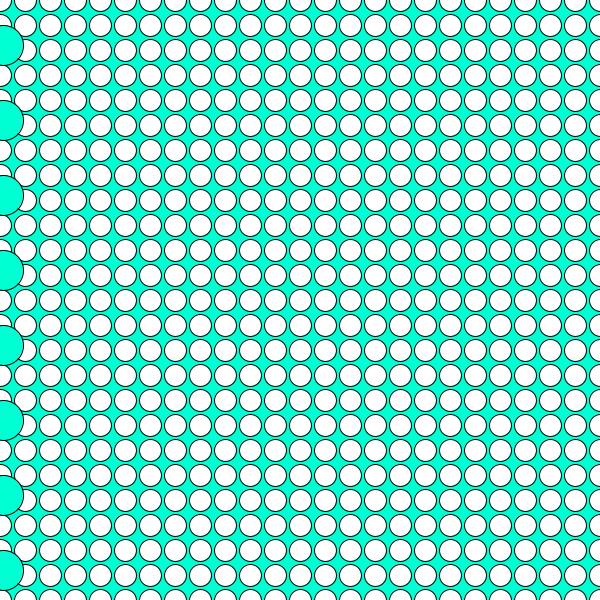
Frame 1 (no input)
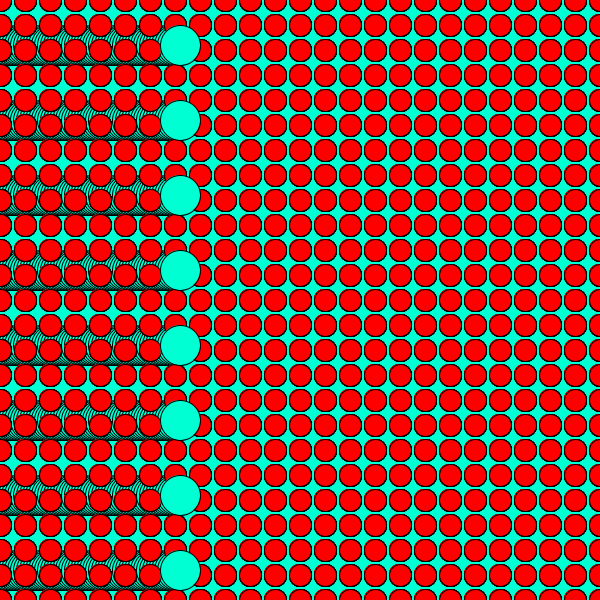
Frame 60 (the mouse pressed at the canvas centre just before this capture)
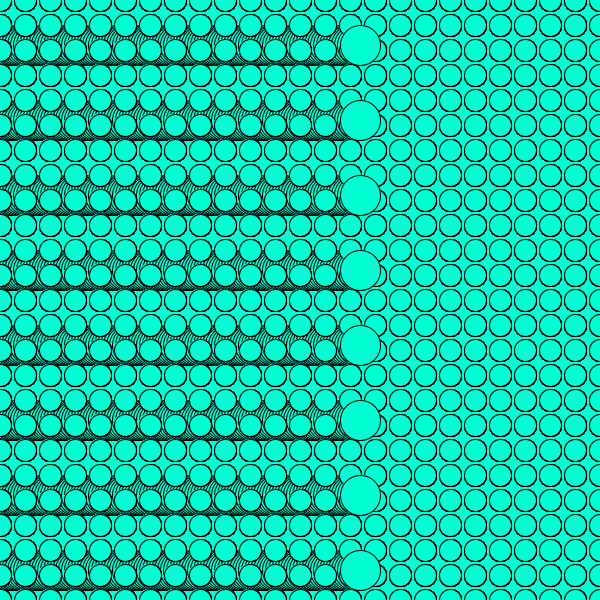
Frame 120 (the mouse held since frame 60 and released just before this capture)

The Processing sketch that drew these frames (run headless with seeded random() and noise(); from frame 60 on, the mouse is pressed at the canvas centre):

// Processing sketch: processing_95862
// ── processing_95862.pde

int x = 0;
int speed = 3;


void setup () {// Setting up the size of the canvas 
  background(0, 255,210); // Set the background to Orange
  size(600, 600); // 600 pixels by 600 pixels
  smooth(); // Smooth makes quailty better
}

void draw() {// Setting up the static functions
  for (int i = 0; i < 25; i = i + 1) {// Loop Function, Using variable i  for the x axis, which starts at 0 and goes on greater than 25 by adding one each time the loop excutes
    for (int j = 0; j < 25; j = j + 1) {// Same as pervious line, creating a new variable j of the y axis

      ellipse(i * 25, j * 25, 22, 22);//creates an ellispe 20 by 20 in size. Multiplyng variable i by 25 creating 25 ellispes across the x axis
    }                               //The same method is done by multiplying variable j by 25 creating 25 ellispes down the y axis
  } 

  {

    x = x + speed;// x = x + speed means that the speed will increase by one each time

    if ((x > width) || (x < 0)) {// This if statement lets the ellipse travel across the x axis until it excedes the width and the it performs a - 1 so they travel backwards again

      speed = speed * -1;
    }


    stroke(0); 
    fill(0, 255,210);                              

    ellipse(x, 45, 40, 40);// Created 6 Circles travelling across the x axis all set at different heights
    ellipse(x, 120, 40, 40);
    ellipse(x, 195, 40, 40); 
    ellipse(x, 270, 40, 40);
    ellipse(x, 345, 40, 40);
    ellipse(x, 420, 40, 40);
    ellipse(x, 495, 40, 40);
    ellipse(x, 570, 40, 40);
  }

  if (mouseX < 300 && mouseY < 300) { // This is the code that makes the four quadrons change colour, starting the top left 300 by 300
    fill(255, 0, 0); // Red
  } 
  else if (mouseX > 300 && mouseY < 300) { // Top right 300 by 300
    fill(0, 255, 0); //Green
  } 
  else if (mouseX < 300 && mouseY > 300) { // Bottom left 300 by 300 
    fill(0, 0, 255); // Blue
  } 
  else if (mouseX > 300 && mouseY > 300) { // Bottom right 300 by  300
    fill(255, 255, 0); // Yellow
  }
}
